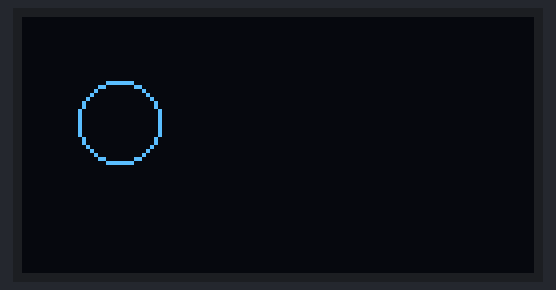
Simulated run of this sketch. Board: Arduboy, built with avr-gcc and run on an emulated ATmega32U4. Parts: 128×64 one-colour display. What the sketch prints to the serial monitor is not drawn.

Above: at 0.14 s.
At 1.99 s:
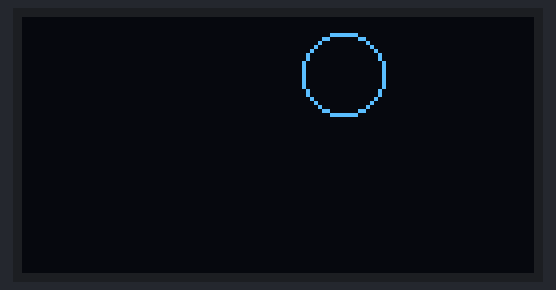
At 3.97 s:
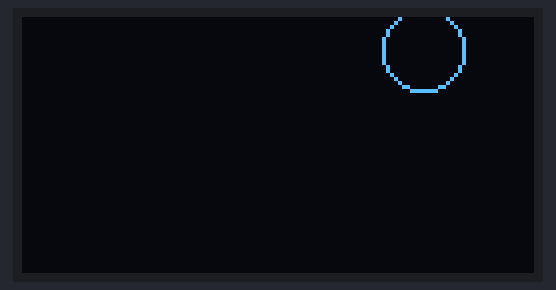
At 7.93 s:
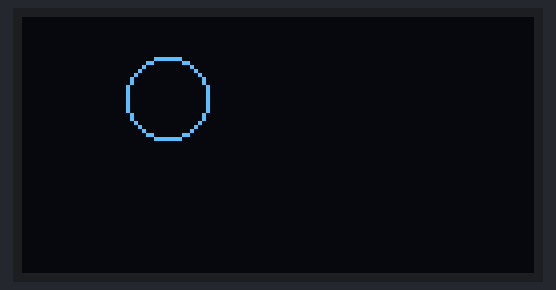
At 11.76 s:
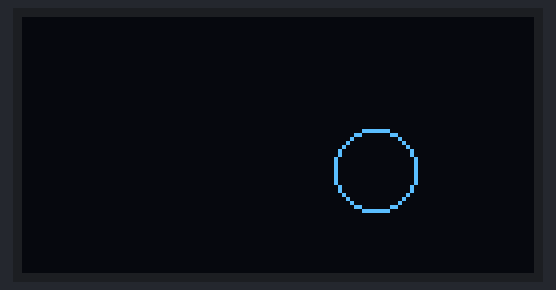
At 15.73 s:
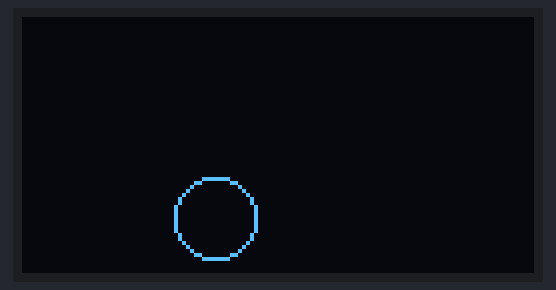

Measured:
- by itself, everything shown: repeats every 14.8 s, in 224 steps

The sketch:

test1.ino
```cpp
#include "Arduboy.h"

// make an instance of arduboy used for many functions
Arduboy arduboy;


// This function runs once in your game.
// use it for anything that needs to be set only once in your game.
void setup() {
	Serial.begin(115200);
	Serial.println("Arduboy Demo!");

	// initiate arduboy instance
	arduboy.begin();
	// arduboy.beginNoLogo();

	// here we set the framerate to 15, we do not need to run at
	// default 60 and it saves us battery life
	arduboy.setFrameRate(15);
}

int x = 20, xFactor = 2;
int y = 20, yFactor = 3;
int radius = 10;

int count = 0;

// our main game loop, this runs once every cycle/frame.
// this is where our game logic goes.
void loop() {

	// pause render until it's time for the next frame
	if (!(arduboy.nextFrame()))
		return;

	// first we clear our screen to black
	arduboy.clear();

	x += xFactor;
	y += yFactor;

	if (x > (128 - radius) || x < radius) {
		xFactor = -xFactor;
	}

	if (y > (64 - radius) || y < radius) {
		yFactor = -yFactor;
	}

	arduboy.drawCircle(x, y, radius, 1);

	// then we finaly we tell the arduboy to display what we just wrote to the display
	arduboy.display();
}
```
